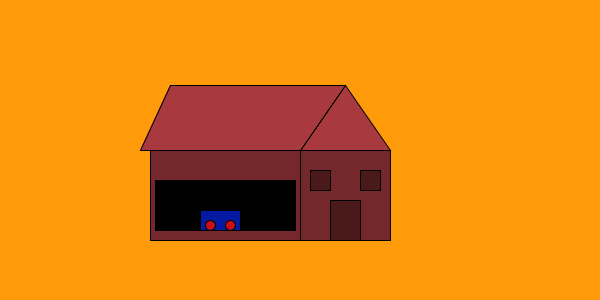
Frame 1 (no input)
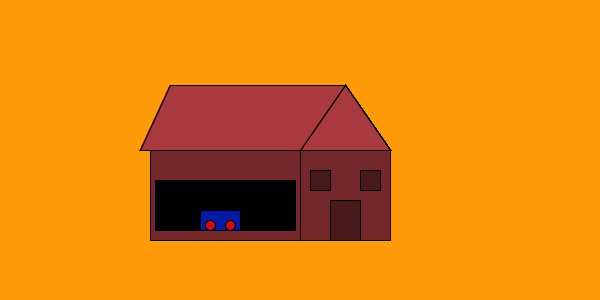
Frame 60 (the mouse pressed at the canvas centre just before this capture)
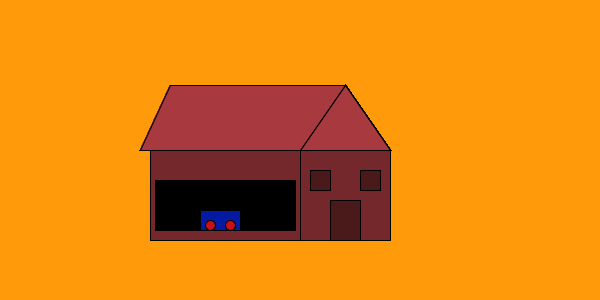
Frame 120 (the mouse held since frame 60 and released just before this capture)

The Processing sketch that drew these frames (run headless with seeded random() and noise(); from frame 60 on, the mouse is pressed at the canvas centre):

// Processing sketch: processing_139310
// ── processing_139310.pde

void setup()
{
  size(600,300);
  background(255,155,10);
  
}

void draw()
{
  fill(117,40,43);
  rect(300,150,90,90);
  fill(168,57,63);
  triangle(300,150,345,85,390,150);
  fill(74,26,27);
  quad(330,240,330,200,360,200,360,240);
  rect(360,170,20,20);
  rect(310,170,20,20);
  fill(117,40,43);
  rect(150,150,150,90);
  fill(168,57,63);
  quad(140,150,170,85,345,85,300,150);
  fill(0);
  rect(155,180,140,50);
  fill(5,26,163);
  rect(200,210,40,20);
  fill(201,16,20);
  ellipse(210,225,10,10);
  ellipse(230,225,10,10);
}
